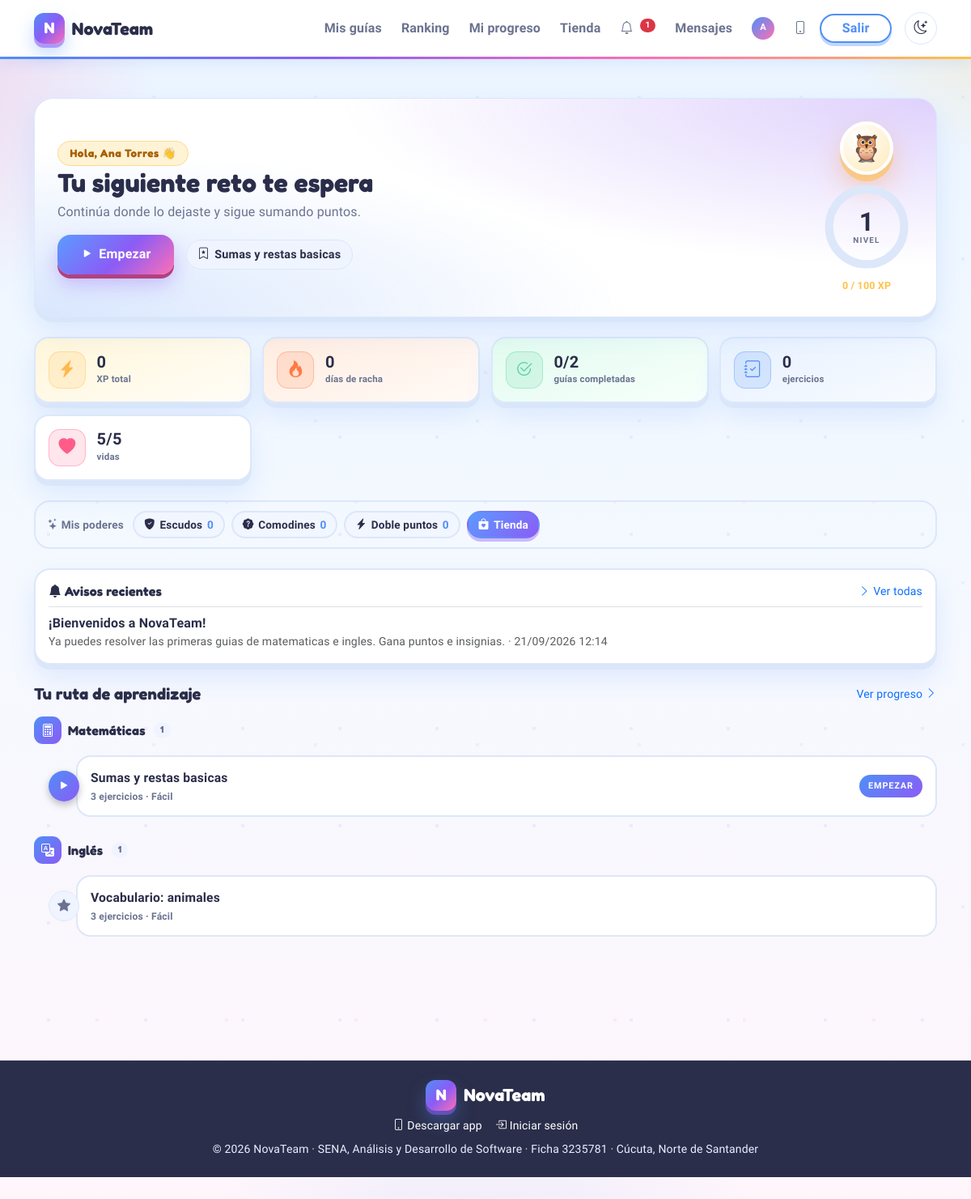
The page /estudiante.php (signed in) on the database its author committed.
### tables this page shows
CREATE TABLE usuarios (
    id_usuario           INT AUTO_INCREMENT PRIMARY KEY,
    nombre               VARCHAR(120)        NOT NULL,
    correo               VARCHAR(150)        NOT NULL UNIQUE,
    contrasena_hash      VARCHAR(255)        NOT NULL,
    rol                  ENUM('estudiante','profesor','administrador') NOT NULL DEFAULT 'estudiante',
    grado                TINYINT             NULL COMMENT 'Solo estudiantes (4° grado)',
    materia              ENUM('matematicas','ingles') NULL COMMENT 'Solo profesores',
    puntos               INT                 NOT NULL DEFAULT 0,
    ejercicios_resueltos INT                 NOT NULL DEFAULT 0,
    activo               TINYINT(1)          NOT NULL DEFAULT 1,
    ultimo_acceso        DATETIME            NULL,
    fecha_registro       DATETIME            NOT NULL DEFAULT CURRENT_TIMESTAMP,
    foto_perfil          VARCHAR(255)        NULL COMMENT 'Ruta imagen de perfil',
    marco_perfil         VARCHAR(50)         NULL COMMENT 'Estilo de marco: dorado,plateado,arcoiris,fuego,estrella,ninguno',
    bio                  TEXT                NULL COMMENT 'Biografia del usuario',
    fondo_perfil         VARCHAR(255)        NULL COMMENT 'Ruta imagen de fondo de perfil',
    tema_color           VARCHAR(20)         NOT NULL DEFAULT 'default' COMMENT 'Tema de color: default,oscuro,verde,rosa,purpura',
    vidas                TINYINT             NOT NULL DEFAULT 5 COMMENT 'Vidas actuales (se recargan cada 4 h)',
    vidas_max            TINYINT             NOT NULL DEFAULT 5 COMMENT 'Maximo de vidas',
    vidas_actualizadas   DATETIME            NULL COMMENT 'Desde cuando se cuenta la recarga de vidas (NULL = lleno)',
    escudos_racha        TINYINT             NOT NULL DEFAULT 0 COMMENT 'Protectores de racha (max 3)',
    comodines_50         TINYINT             NOT NULL DEFAULT 0 COMMENT 'Comodines 50/50 para el quiz (max 3)',
    doble_puntos         TINYINT             NOT NULL DEFAULT 0 COMMENT 'Doble puntos para el proximo quiz (max 2)',
    remember_token       VARCHAR(64)         NULL COMMENT 'Token para recuperación de contraseña',
    token_expires        DATETIME            NULL COMMENT 'Expiración del token de recuperación',
    CONSTRAINT chk_grado   CHECK (rol <> 'estudiante' OR grado = 4),
    CONSTRAINT chk_materia CHECK (rol <> 'profesor'   OR materia IS NOT NULL)
);

CREATE TABLE guias (
    id_guia           INT AUTO_INCREMENT PRIMARY KEY,
    titulo            VARCHAR(150) NOT NULL,
    categoria         ENUM('matematicas','ingles') NOT NULL,
    dificultad        ENUM('facil','medio','dificil') NOT NULL,
    modo_creacion     ENUM('ia','manual') NOT NULL DEFAULT 'manual',
    estado            ENUM('borrador','publicada') NOT NULL DEFAULT 'borrador',
    pdf_url           VARCHAR(255) NULL,
    id_profesor       INT NOT NULL,
    fecha_creacion    DATETIME NOT NULL DEFAULT CURRENT_TIMESTAMP,
    fecha_publicacion DATETIME NULL,
    fecha_expiracion  DATETIME NOT NULL,
    CONSTRAINT fk_guia_profesor FOREIGN KEY (id_profesor) REFERENCES usuarios(id_usuario) ON DELETE RESTRICT
);

CREATE TABLE notificaciones (
    id_notificacion INT AUTO_INCREMENT PRIMARY KEY,
    titulo          VARCHAR(150) NOT NULL,
    mensaje         TEXT NOT NULL,
    id_profesor     INT NULL,
    id_guia         INT NULL,
    id_destinatario INT NULL,
    leida           TINYINT(1) NOT NULL DEFAULT 0,
    fecha_creacion  DATETIME NOT NULL DEFAULT CURRENT_TIMESTAMP,
    KEY idx_notif_dest (id_destinatario),
    CONSTRAINT fk_notif_profesor FOREIGN KEY (id_profesor)     REFERENCES usuarios(id_usuario) ON DELETE SET NULL,
    CONSTRAINT fk_notif_guia     FOREIGN KEY (id_guia)         REFERENCES guias(id_guia)       ON DELETE SET NULL,
    CONSTRAINT fk_notif_dest     FOREIGN KEY (id_destinatario) REFERENCES usuarios(id_usuario) ON DELETE CASCADE
);

### estudiante.php (the view, shortened to what the rows shown need)
<?php
require_once __DIR__ . '/includes/bootstrap.php';
$user = current_user();
$materias = user_materias($user['id_usuario']);
$notifsStmt = db()->prepare(
    'SELECT titulo, mensaje, fecha_creacion, id_guia
     FROM notificaciones
     WHERE id_destinatario = :id AND leida = 0
     ORDER BY fecha_creacion DESC LIMIT 5'
);
$notifsStmt->execute(['id' => $user['id_usuario']]);
$notifs = $notifsStmt->fetchAll();
if (!empty($materias)) {
    $named = [];
    $params = ['uid' => $user['id_usuario']];
    foreach ($materias as $i => $m) {
        $key = ':mat' . $i;
        $named[] = $key;
        $params[$key] = $m;
    }
    $inClause = implode(',', $named);
    $guias = db()->prepare(
        "SELECT g.*,
                i.completado, i.puntaje, i.total_ejercicios,
                (SELECT COUNT(*) FROM ejercicios e WHERE e.id_guia = g.id_guia) AS n_ejercicios
         FROM guias g
         LEFT JOIN intentos i ON i.id_guia = g.id_guia AND i.id_usuario = :uid
         WHERE g.estado = 'publicada'
           AND g.fecha_expiracion > NOW()
           AND g.categoria IN ({$inClause})
         ORDER BY g.fecha_publicacion DESC"
    );
    $guias->execute($params);
}
$list = $guias->fetchAll();
$xp = (int) $user['puntos'];
$level = user_level($xp);
$levelProgress = $xp % 100;
$lives = user_lives((int) $user['id_usuario']);
$powerups = user_powerups((int) $user['id_usuario']);
$grupos = [];
foreach ($materias as $m) {
    $grupos[$m] = [];
}
foreach ($list as $g) {
    $grupos[$g['categoria']][] = $g;
}
$nextGuide = null;
$doneCount = 0;
foreach ($list as $g) {
    if ((int) $g['completado'] === 1) {
        $doneCount++;
    } elseif ($nextGuide === null) {
        $nextGuide = $g;
    }
}
$ringCirc = 201.06;
$ringOffset = $ringCirc * (1 - ($levelProgress / 100));
$catIcon = static fn(string $c): string => $c === 'ingles' ? 'translate' : 'calculator';
require __DIR__ . '/includes/header.php';
?>
<div class="container py-4 py-lg-5">
  <section class="dash-hero mb-4">
    <div class="dash-hero-main">
      <span class="section-eyebrow">Hola, <?= e($user['nombre']) ?> 👋</span>
      <h1 class="hero-title"><?= $nextGuide ? 'Tu siguiente reto te espera' : '¡Todo completado!' ?></h1>
      <p class="hero-sub">
        <?php if ($nextGuide): ?>
          Continúa donde lo dejaste y sigue sumando puntos.
        <?php else: ?>
          Vuelve pronto para nuevos retos de tus materias.
        <?php endif; ?>
      </p>
      <div class="hero-actions">
        <?php if ($nextGuide): ?>
          <a class="btn btn-edu btn-lg hero-cta" href="guia.php?id=<?= (int) $nextGuide['id_guia'] ?>">
            <i class="bi bi-play-fill"></i>
            <?= ((int) $nextGuide['puntaje'] > 0) ? 'Continuar' : 'Empezar' ?>
          </a>
          <span class="hero-next"><i class="bi bi-bookmark-star"></i> <?= e($nextGuide['titulo']) ?></span>
        <?php else: ?>
          <a class="btn btn-edu btn-lg hero-cta" href="progreso.php">
            <i class="bi bi-graph-up-arrow"></i> Ver mi progreso
          </a>
        <?php endif; ?>
      </div>
    </div>
    <div class="dash-hero-side">
      <span class="mascot mascot-sm" aria-hidden="true">🦉</span>
      <div class="level-ring" role="img" aria-label="Nivel <?= $level ?>">
        <svg viewBox="0 0 80 80" width="116" height="116">
          <defs>
            <linearGradient id="lvlGrad" x1="0" y1="0" x2="1" y2="1">
              <stop offset="0%" stop-color="#4F8FF7"/>
              <stop offset="55%" stop-color="#8B5CF6"/>
              <stop offset="100%" stop-color="#EC6BB2"/>
            </linearGradient>
          </defs>
          <circle cx="40" cy="40" r="32" fill="none" stroke="var(--edu-border)" stroke-width="7"/>
          <circle cx="40" cy="40" r="32" fill="none" stroke="url(#lvlGrad)" stroke-width="7"
                  stroke-linecap="round" stroke-dasharray="<?= $ringCirc ?>"
                  stroke-dashoffset="<?= $ringOffset ?>" transform="rotate(-90 40 40)"/>
        </svg>
        <div class="level-ring-label">
          <span class="level-num"><?= $level ?></span>
          <span class="level-cap">Nivel</span>
        </div>
      </div>
      <span class="level-xp"><?= $levelProgress ?> / 100 XP</span>
    </div>
  </section>
  <section class="dash-stats mb-4">
    <div class="stat-card">
      <div><span class="stat-val"><?= $xp ?></span><span class="stat-lbl">XP total</span></div>
    </div>
    <div class="stat-card">
      <div><span class="stat-val"><?= (int) $user['ejercicios_resueltos'] ?></span><span class="stat-lbl">ejercicios</span></div>
    </div>
    <div class="stat-card">
      <div><span class="stat-val"><?= $lives['vidas'] ?>/<?= $lives['max'] ?></span><span class="stat-lbl">vidas</span></div>
    </div>
  </section>
  <?php if ($notifs): ?>
    <div class="card-edu p-3 mb-4">
      <div class="d-flex justify-content-between align-items-center mb-1">
        <h2 class="h6 fw-bold mb-0"><i class="bi bi-bell-fill"></i> Avisos recientes</h2>
      </div>
      <?php foreach ($notifs as $nf): ?>
        <div class="d-flex justify-content-between align-items-start border-top pt-2 mt-2">
          <div>
            <strong><?= e($nf['titulo']) ?></strong>
            <div class="text-muted small"><?= e($nf['mensaje']) ?> · <?= e(date('d/m/Y H:i', strtotime((string) $nf['fecha_creacion']))) ?></div>
          </div>
        </div>
      <?php endforeach; ?>
    </div>
  <?php endif; ?>
  <?php if (empty($materias)): ?>
    <div class="card-edu p-4 text-center">
      <i class="bi bi-bookmark-plus" style="font-size:3rem;color:var(--edu-primary);opacity:.4;"></i>
      <h5 class="mt-2">Aún no estás inscrito en ninguna materia</h5>
      <p class="text-muted mb-0">Contacta a tu profesor para que te registre en matemáticas o inglés.</p>
    </div>
  <?php else: ?>
    <section class="mb-4">
      <div class="d-flex justify-content-between align-items-center mb-3">
        <h2 class="h5 fw-bold mb-0">Tu ruta de aprendizaje</h2>
      </div>
      <?php foreach ($grupos as $cat => $items): if (!$items) continue; ?>
        <div class="path-group">
          <div class="path-group-head">
            <span class="path-cat-ico"><i class="bi bi-<?= $catIcon($cat) ?>"></i></span>
            <?= e(categoria_label($cat)) ?>
            <span class="path-cat-count"><?= count($items) ?></span>
          </div>
          <ol class="path">
            <?php foreach ($items as $g):
              $done = (int) $g['completado'] === 1;
              $isNext = $nextGuide && (int) $nextGuide['id_guia'] === (int) $g['id_guia'];
              $n = (int) $g['n_ejercicios'];
              $state = $done ? 'done' : ($isNext ? 'current' : 'pending');
            ?>
              <li class="path-node <?= $state ?>">
                <a class="path-link" href="guia.php?id=<?= (int) $g['id_guia'] ?>">
                  <span class="path-marker">
                    <i class="bi bi-<?= $done ? 'check-lg' : ($isNext ? 'play-fill' : 'star-fill') ?>"></i>
                  </span>
                  <span class="path-body">
                    <span class="path-title"><?= e($g['titulo']) ?></span>
                    <span class="path-meta">
                      <?= $n ?> ejercicio<?= $n === 1 ? '' : 's' ?> · <?= e(dificultad_label($g['dificultad'])) ?>
                    </span>
                  </span>
                  <?php if ($isNext): ?><span class="path-cta">EMPEZAR</span><?php endif; ?>
                </a>
              </li>
            <?php endforeach; ?>
          </ol>
        </div>
      <?php endforeach; ?>
    </section>
  <?php endif; ?>
</div>
<?php require __DIR__ . '/includes/footer.php'; ?>

### includes/helpers.php (shortened to what the rows shown need)
<?php
function e(?string $value): string
{
    return htmlspecialchars((string) $value, ENT_QUOTES | ENT_SUBSTITUTE, 'UTF-8');
}
function current_user(): ?array
{
    return $_SESSION['user'] ?? null;
}
function categoria_label(string $cat): string
{
    return $cat === 'ingles' ? 'Inglés' : 'Matemáticas';
}
function dificultad_label(string $dif): string
{
    return match ($dif) {
        'facil' => 'Fácil',
        'medio' => 'Medio',
        'dificil' => 'Difícil',
        default => $dif,
    };
}
function marco_css_class(?string $marco): string
{
    return match ($marco) {
        'dorado'   => 'marco-dorado',
        'plateado' => 'marco-plateado',
        'arcoiris' => 'marco-arcoiris',
        'fuego'    => 'marco-fuego',
        'estrella' => 'marco-estrella',
        default    => '',
    };
}
function user_avatar_html(array $user, int $size = 40): string
{
    $cls = marco_css_class($user['marco_perfil'] ?? null);
    $sizeStyle = 'width:' . $size . 'px;height:' . $size . 'px;';
    $initials = mb_strtoupper(mb_substr($user['nombre'], 0, 1));
    return '<div class="avatar-frame ' . $cls . '" style="' . $sizeStyle . 'background:linear-gradient(135deg,var(--edu-primary),var(--edu-accent));display:grid;place-items:center;color:#fff;font-weight:800;font-size:' . ($size * 0.4) . 'px;">' . e($initials) . '</div>';
}
function user_level(int $points): int
{
    return (int) floor($points / 100) + 1;
}
function user_lives(int $userId): array
{
    $stmt = db()->prepare('SELECT vidas, vidas_max, vidas_actualizadas FROM usuarios WHERE id_usuario = :id');
    $stmt->execute(['id' => $userId]);
    $row = $stmt->fetch();
    $vidas = (int) $row['vidas'];
    $max   = max(1, (int) $row['vidas_max']);
    $stamp = $row['vidas_actualizadas'];
    if ($vidas >= $max) {
        return ['vidas' => $max, 'max' => $max, 'next' => null, 'segundos' => 0];
    }
    $regen = lives_regen_hours();
    $base = new DateTimeImmutable($stamp);
    $now  = new DateTimeImmutable();
    $next = $base->modify('+' . $regen . ' hours');
    return [
        'vidas'    => $vidas,
        'max'      => $max,
        'next'     => $next->format('Y-m-d H:i:s'),
        'segundos' => max(0, $next->getTimestamp() - $now->getTimestamp()),
    ];
}
function user_powerups(int $userId): array
{
    $stmt = db()->prepare('SELECT escudos_racha, comodines_50, doble_puntos, vidas_max FROM usuarios WHERE id_usuario = :id');
    $stmt->execute(['id' => $userId]);
    $row = $stmt->fetch() ?: [];
    return [
        'escudos'   => (int) ($row['escudos_racha'] ?? 0),
        'comodines' => (int) ($row['comodines_50'] ?? 0),
        'doble'     => (int) ($row['doble_puntos'] ?? 0),
        'vidas_max' => (int) ($row['vidas_max'] ?? 5),
    ];
}

### rows shown on the page
usuarios: nombre "A", nombre "Ana Torres", puntos "1", puntos "0", ejercicios_resueltos "0", id_usuario+vidas_max "5"
guias: titulo "Sumas y restas basicas", n "3", dificultad "Fácil", shows "EMPEZAR"
notificaciones: titulo "¡Bienvenidos a NovaTeam!", mensaje "Ya puedes resolver las primeras guias de matematicas e ingles. Gana puntos e insignias.", fecha_creacion "21/09/2026 12:14"
guias: titulo "Vocabulario: animales", n "3", dificultad "Fácil"

### other values the page prints
$notifCount "1"
$streak "0"
$doneCount "0"
$totalCount "2"
$powerups['escudos'] "0"
$powerups['comodines'] "0"
$powerups['doble'] "0"
categoria_label($cat) "Matemáticas"
count($items) "1"
categoria_label($cat) "Inglés"
